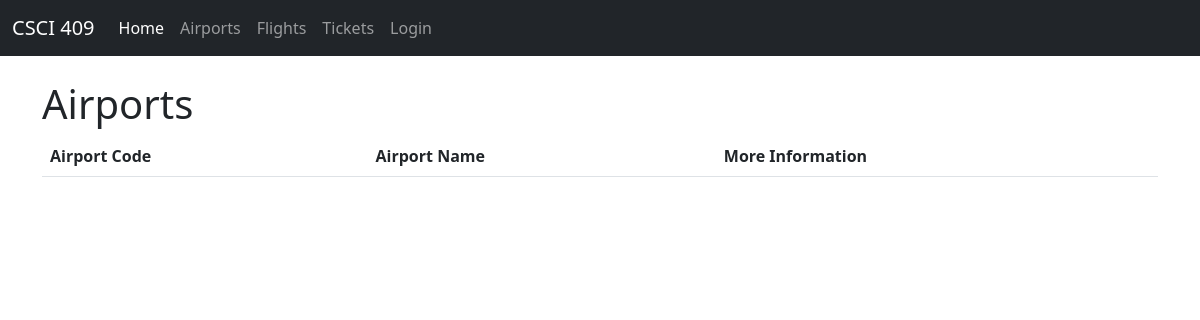
/, run on an earlier commit of the app's database.
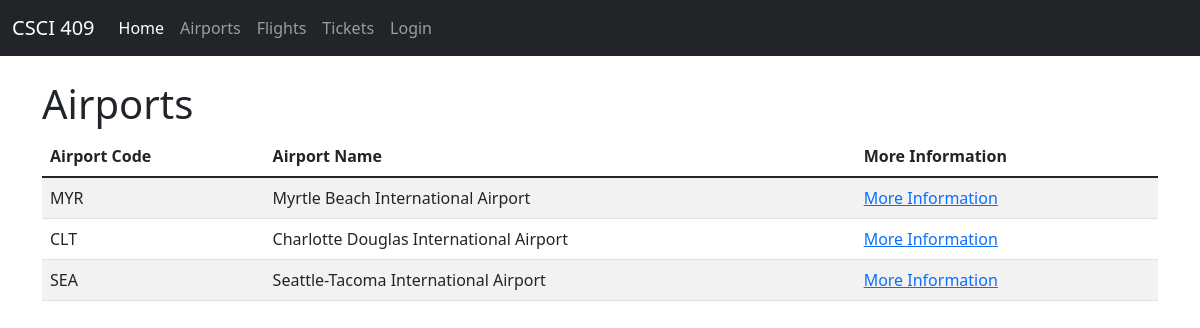
And on a later commit of the database.
### airports/models.py (models this page shows)
class Airport(models.Model):
    name = models.CharField(max_length=255)
    airport_code = models.CharField(max_length=3)
    address = models.CharField(max_length=255)
    city = models.CharField(max_length=255)
    state = models.CharField(max_length=2)
    zipcode = models.CharField(max_length=5)
    is_open = models.BooleanField()

### airports/views.py (the view)
# urls.py: path('', airports.views.index),
def index(request):
    airports = Airport.objects.all()
    context = {'airports': airports}
    return render(request, 'airports/index.html', context)

### airports/templates/airports/index.html
{% extends 'base.html' %}
{% block content %}
<h1>Airports</h1>
<table class="table table-striped">
    <thead>
        <tr>
            <th scope="col">Airport Code</th>
            <th scope="col">Airport Name</th>
            <th scope="col">More Information</th>
        </tr>
    </thead>
    <tbody>
        {% for airport in airports %}
            <tr>
                <td>{{ airport.airport_code }}</td>
                <td>{{ airport.name }}</td>
                <td><a href="/airports/{{ airport.airport_code }}">More Information</a></td>
            </tr>
        {% endfor %}
    </tbody>
</table>
{% endblock %}

### templates/base.html (shortened to what this page needs)
<!DOCTYPE html>
<html lang="en">
<head>
    <link href="https://cdn.jsdelivr.net/npm/bootstrap@5.1.3/dist/css/bootstrap.min.css" rel="stylesheet">
</head>
<body>
<nav class="navbar navbar-expand-md navbar-dark bg-dark mb-4">
    <div class="container-fluid">
        <a class="navbar-brand" href="#">CSCI 409</a>
        <div class="collapse navbar-collapse" id="navbarCollapse">
            <ul class="navbar-nav me-auto mb-2 mb-md-0">
                <li class="nav-item">
                    <a class="nav-link active" aria-current="page" href="#">Home</a>
                </li>
                <li class="nav-item">
                    <a class="nav-link" href="/airports">Airports</a>
                </li>
                <li class="nav-item">
                    <a class="nav-link" href="/flights">Flights</a>
                </li>
                <li class="nav-item">
                    <a class="nav-link" href="/tickets">Tickets</a>
                </li>
                {% if user.is_authenticated %}
                    <li class="nav-item">
                        <a class="nav-link" href="{% url 'logout' %}">Logout</a>
                    </li>
                {% else %}
                    <li class="nav-item">
                        <a class="nav-link" href="{% url 'login' %}">Login</a>
                    </li>
                {% endif %}
            </ul>
        </div>
    </div>
</nav>
<main>
    <div class="container">
        {% block content %}
        {% endblock %}
    </div>
</main>
</body>
</html>

What changed in the data, as far as the page shows it:
added Airport: airport_code "MYR", name "Myrtle Beach International Airport"
added Airport: airport_code "CLT", name "Charlotte Douglas International Airport"
added Airport: airport_code "SEA", name "Seattle-Tacoma International Airport"
